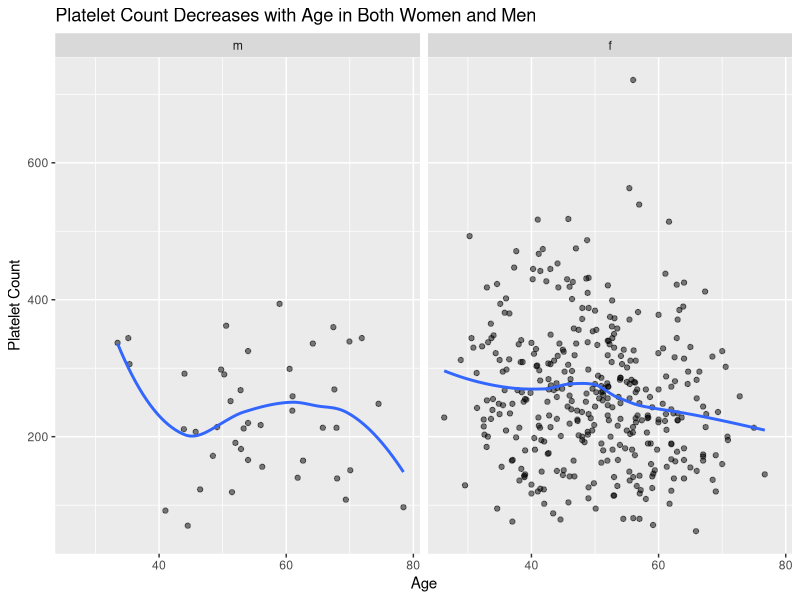

R code for this plot:
## ---- chunk 1
library(survival)
data(pbc)
## ---- chunk 2
library(tidyverse)
pbc |>
  group_by(sex) |>
  summarize(mean_age = mean(age))
## ---- chunk 3
ggplot(pbc,
       aes(x = age,
           y = platelet)) +
  geom_point(alpha = 0.5) +
  geom_smooth(se = FALSE) +
  facet_wrap(~sex) +
  labs(title = "Platelet Count Decreases with Age in Both Women and Men", x="Age",y="Platelet Count")
